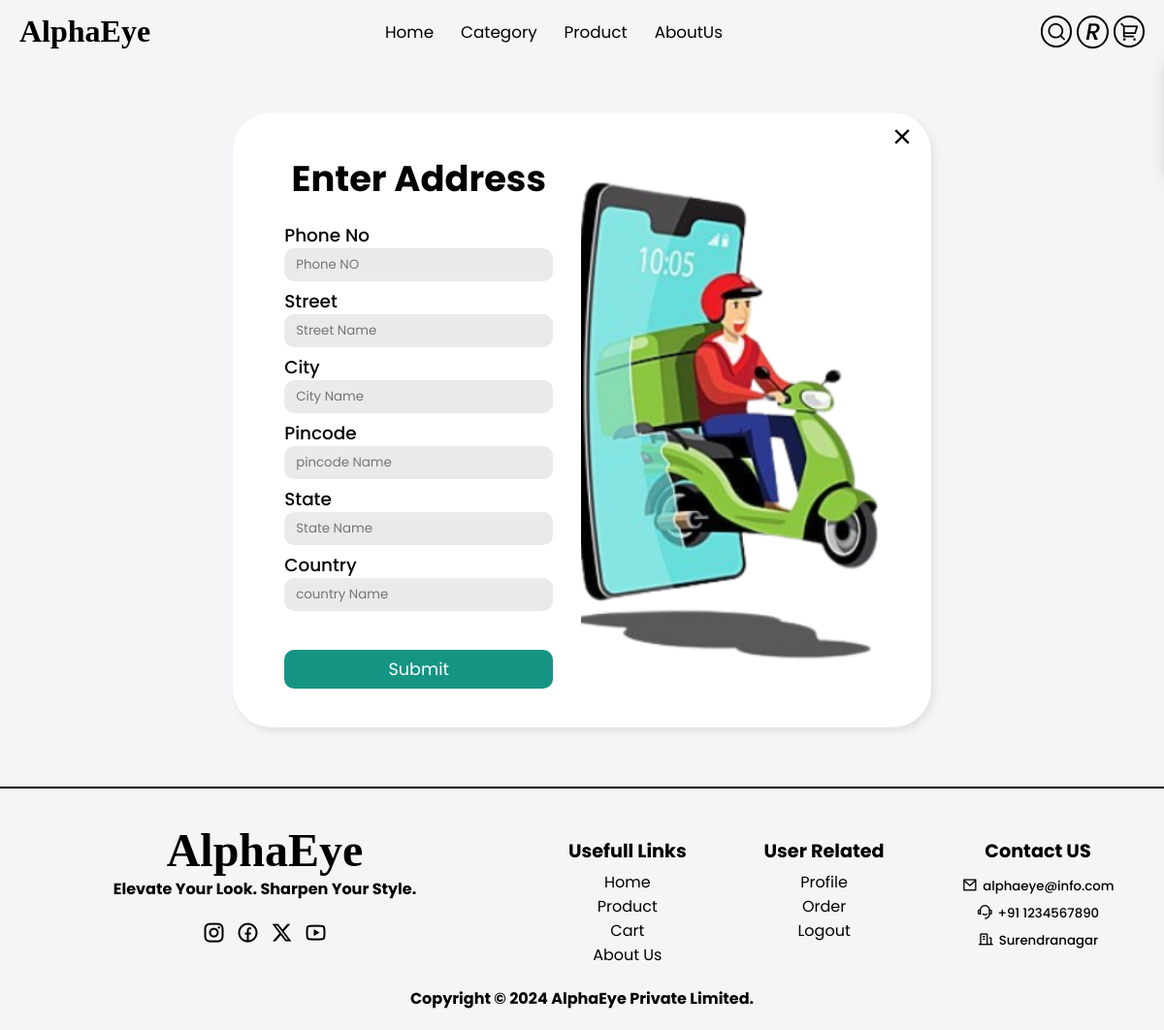
The page /address.php (signed in) on the database as committed earlier.
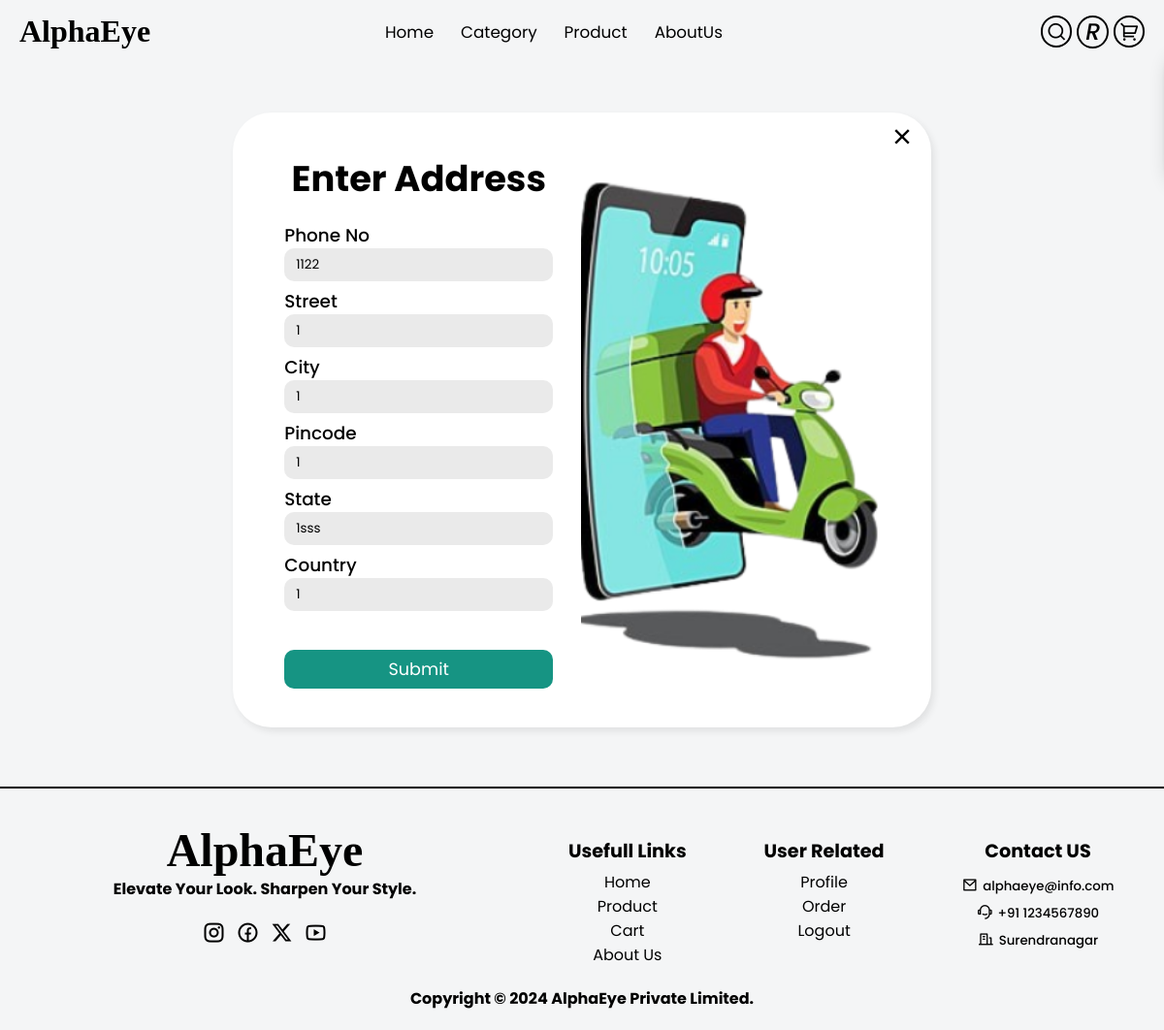
The same page on the database as committed later.
### tables this page shows
CREATE TABLE `useraddres` (
  `userid` int(11) DEFAULT NULL,
  `Phonenumber` int(10) DEFAULT NULL,
  `street` varchar(255) DEFAULT NULL,
  `city` varchar(255) DEFAULT NULL,
  `state` varchar(255) DEFAULT NULL,
  `country` varchar(255) DEFAULT NULL,
  `pincode` int(6) DEFAULT NULL
);

### address.php (the view, shortened to what this page needs)
<!DOCTYPE html>
<html lang="en">
<head>
    <link rel="stylesheet" href="cssStyle/addresspage.css">
</head>
<body>
    <?php include("config/remixicone.php");?>
    <?php include("config/fontfamily.php");
         include("component/nav.php");
        include("config/dbconnect.php");
        if(isset($_SESSION['email'])&& isset($_SESSION['role'])){
            $email=$_SESSION['email'];
            $fetchuser="select * from userdata where useremail='$email'";
            $result=mysqli_query($con,$fetchuser);
            $data=mysqli_fetch_array($result);
            $isaddress=false;
            $select="SELECT * FROM `useraddres` WHERE userid=$data[id]";
            $ans=mysqli_query($con,$select);
            if(mysqli_num_rows($ans)>0){
                $dataaddress=mysqli_fetch_array($ans);
                $isaddress=true;
            }
        }
        else{
            header("Location: cart.php");
            exit();
        }
        ?>
        <link rel="stylesheet" href="component/nav.css">
        <div class="login-container">
            <div class="login-div">
                <a href="cart.php">
                    <i class="ri-close-fill close-icon" id="close-icon"></i>
                </a>
                <form method="post" action="useraddress.php">
                    <h1 class="heading">Enter Address</h1>
                    <label for="phoneno" class="phoneno">Phone No</label>
                    <input type="number" min="0000000000" max="9999999999" id="phoneno" name="phoneno" required placeholder="Phone NO"
                    value="<?php if($isaddress) echo $dataaddress['Phonenumber']; ?>">
                    <label for="street" class="street">Street</label>
                    <input type="text" id="street" name="street" required placeholder="Street Name"
                    value="<?php if($isaddress) echo $dataaddress['street']; ?>">
                    <label for="city" class="city">City</label>
                    <input type="text" id="city" name="city" required placeholder="City Name"
                    value="<?php if($isaddress) echo $dataaddress['city']; ?>">
                    <label for="pincode" class="pincode">Pincode</label>
                    <input type="number" min="000000" max="999999" id="pincode" name="pincode" required placeholder="pincode Name"
                    value="<?php if($isaddress) echo $dataaddress['pincode']; ?>">
                    <label for="state" class="state">State</label>
                    <input type="text" id="state" name="state" required placeholder="State Name"
                    value="<?php if($isaddress) echo $dataaddress['state']; ?>">
                    <label for="country" class="country">Country</label>
                    <input type="text" id="country" name="country" required placeholder="country Name"
                    value="<?php if($isaddress) echo $dataaddress['country']; ?>">
                    <input type="submit" name="address" id="sub" name="address">
                </form>
                <div class="image-part">
                        <img src="assets/staticimg/delivery.png" alt="image of login">
                </div>
            </div>
        </div>
        <?php include("component/footer.php");?>
</body>
</html>

Rows that differ between the two databases and show on the page:
added useraddres: phoneno "1122", street "1", city "1", pincode "1", state "1sss", country "1"
